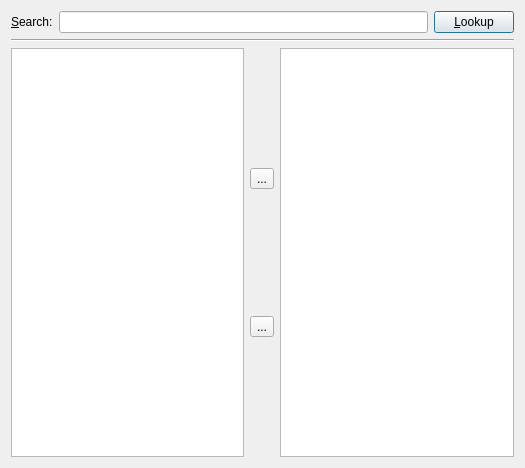
<ui version="4.0" >
 <class>FindShows</class>
 <widget class="QWidget" name="FindShows" >
  <property name="geometry" >
   <rect>
    <x>0</x>
    <y>0</y>
    <width>525</width>
    <height>468</height>
   </rect>
  </property>
  <property name="windowTitle" >
   <string>Form</string>
  </property>
  <layout class="QGridLayout" name="gridLayout" >
   <item row="0" column="0" >
    <layout class="QHBoxLayout" name="horizontalLayout_2" >
     <item>
      <widget class="QLabel" name="lblSearch" >
       <property name="text" >
        <string>&amp;Search:</string>
       </property>
       <property name="buddy" >
        <cstring>leSearch</cstring>
       </property>
      </widget>
     </item>
     <item>
      <widget class="QLineEdit" name="leSearch" />
     </item>
     <item>
      <widget class="QPushButton" name="btnLookup" >
       <property name="text" >
        <string>&amp;Lookup</string>
       </property>
       <property name="autoDefault" >
        <bool>true</bool>
       </property>
       <property name="default" >
        <bool>true</bool>
       </property>
       <property name="flat" >
        <bool>false</bool>
       </property>
      </widget>
     </item>
    </layout>
   </item>
   <item row="1" column="0" >
    <widget class="Line" name="line" >
     <property name="orientation" >
      <enum>Qt::Horizontal</enum>
     </property>
    </widget>
   </item>
   <item row="2" column="0" >
    <layout class="QHBoxLayout" name="horizontalLayout" >
     <item>
      <widget class="QListWidget" name="listWidget" />
     </item>
     <item>
      <layout class="QVBoxLayout" name="verticalLayout" >
       <item>
        <spacer name="verticalSpacer" >
         <property name="orientation" >
          <enum>Qt::Vertical</enum>
         </property>
         <property name="sizeHint" stdset="0" >
          <size>
           <width>20</width>
           <height>40</height>
          </size>
         </property>
        </spacer>
       </item>
       <item>
        <widget class="QToolButton" name="toolButton" >
         <property name="text" >
          <string>...</string>
         </property>
        </widget>
       </item>
       <item>
        <spacer name="verticalSpacer_2" >
         <property name="orientation" >
          <enum>Qt::Vertical</enum>
         </property>
         <property name="sizeHint" stdset="0" >
          <size>
           <width>20</width>
           <height>40</height>
          </size>
         </property>
        </spacer>
       </item>
       <item>
        <widget class="QToolButton" name="toolButton_2" >
         <property name="text" >
          <string>...</string>
         </property>
        </widget>
       </item>
       <item>
        <spacer name="verticalSpacer_3" >
         <property name="orientation" >
          <enum>Qt::Vertical</enum>
         </property>
         <property name="sizeHint" stdset="0" >
          <size>
           <width>20</width>
           <height>40</height>
          </size>
         </property>
        </spacer>
       </item>
      </layout>
     </item>
     <item>
      <widget class="QListView" name="listView_2" />
     </item>
    </layout>
   </item>
  </layout>
 </widget>
 <resources/>
 <connections/>
</ui>
